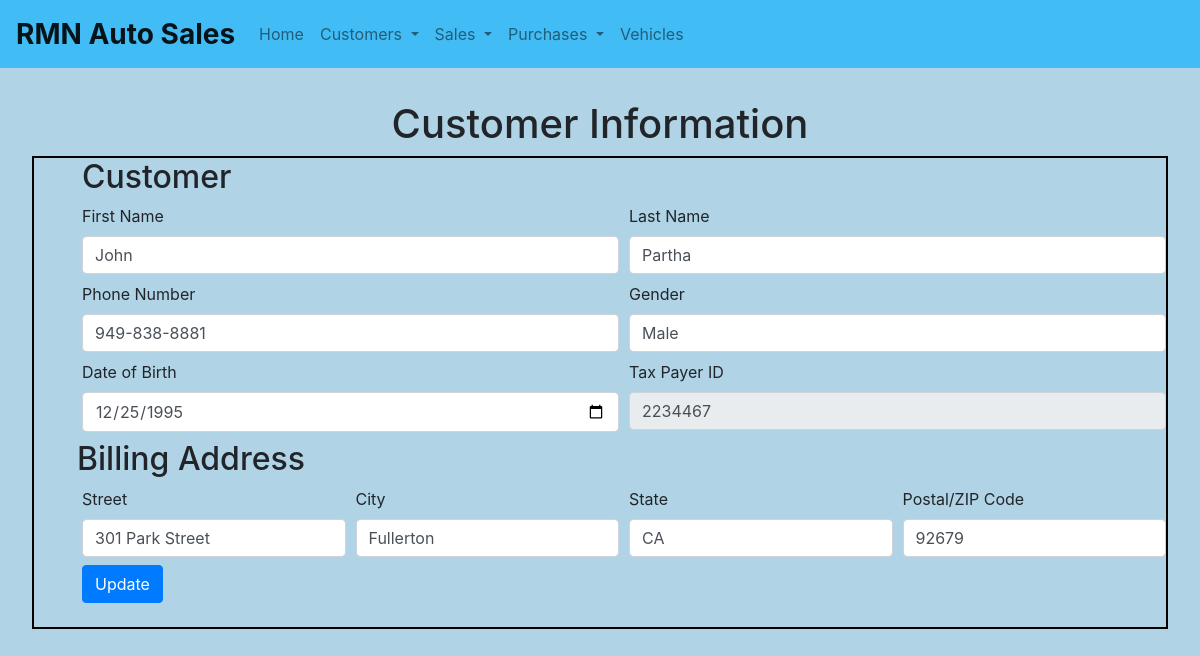
/view_customer.php?taxid=2234467, run on the app's committed database.
### tables this page shows
CREATE TABLE `Customer` (
  `tax_id` INT PRIMARY KEY NOT NULL,
  `first_name` VARCHAR(255) NOT NULL,
  `last_name` VARCHAR(255) NOT NULL,
  `phone_number` VARCHAR(255) NOT NULL,
  `gender` VARCHAR(255) NOT NULL,
  `dob` DATETIME NOT NULL
);

CREATE TABLE `Customer_Location` (
  `tax_id` INT NOT NULL,
  `location_id` INT NOT NULL
);

CREATE TABLE `Location` (
  `location_id` INT PRIMARY KEY AUTO_INCREMENT,
  `address` VARCHAR(255) NOT NULL,
  `city` VARCHAR(255) NOT NULL,
  `state` VARCHAR(2) NOT NULL,
  `ZIP` VARCHAR(10) NOT NULL
);

### view_customer.php (the view, shortened to what this page needs)
<?php
    require_once 'header.php';
    $method = $_SERVER['REQUEST_METHOD'];
    if ($method == "GET")
    {
        $tax_id = $_GET['taxid'];
        $statement = $db->prepare("SELECT * FROM Customer WHERE Customer.tax_id = ?");
        $statement->bindParam(1, $tax_id, PDO::PARAM_INT);
        $result_set = $statement->execute();
        $customer = $statement->fetchAll(PDO::FETCH_ASSOC);
        $customer = $customer[0];
        $customer['dob'] = date('Y-m-d', strtotime($customer['dob']));
?>
<h1>Customer Information</h1>
<form action='view_customer.php' method='post' style="padding-left: 3em;">
    <div class="form-row">
        <div class="col">
            <h2>Customer</h2>
        </div>
    </div>
    <div class='form-row'>
        <div class='col'>
            <label for="firstName">First Name</label>
            <input type="text" class="form-control" name="firstName" id="firstName" value="<?php echo $customer['first_name']; ?>" required>
        </div>
        <div class='col'>
            <label for="lastName">Last Name</label>
            <input type="text" class="form-control" name="lastName" id="lastName" value="<?php echo $customer['last_name']; ?>" required>
        </div>
    </div>
    <div class='form-row'>
        <div class='col'>
            <label for="phoneNumber">Phone Number</label>
            <input type="tel" class="form-control" name="phoneNumber" id="phoneNumber" value="<?php echo $customer['phone_number']; ?>" required>
        </div>
        <div class='col'>
            <label for="gender">Gender</label>
            <input type="tel" class="form-control" name="gender" id="gender" value="<?php echo $customer['gender']; ?>" required>
        </div>
    </div>
    <div class='form-row'>
        <div class='col'>
            <label for="dateOfBirth">Date of Birth</label>
            <input type="date" class="form-control" name="dateOfBirth" id="dateOfBirth" value="<?php echo $customer['dob']; ?>" required>
        </div>
        <div class='col'>
            <label for="taxPayerID">Tax Payer ID</label>
            <input type="text" class="form-control" name="taxPayerID" id="taxPayerID" value="<?php echo $customer['tax_id']; ?>" readonly>
        </div>
    </div>
    <div class="form-row">
        <h2>Billing Address</h2>
    </div>
    <?php
        $statement = $db->prepare("SELECT * FROM Customer_Location AS cl LEFT JOIN Location AS l ON cl.location_id = l.location_id WHERE cl.tax_id = ?;");
        $statement->bindParam(1, $tax_id, PDO::PARAM_INT);
        $result_set = $statement->execute();
        $results = $statement->fetchAll(PDO::FETCH_ASSOC);
        $location = $results[0];
    ?>
    <div class="form-row">
        <div class="col">
            <label for="street">Street</label>
            <input type="text" class="form-control" name="street" id="street" value="<?php echo $location['address'] ?>" required>
        </div>
        <div class="col">
            <label for="city">City</label>
            <input type="text" class="form-control" name="city" id="city" value="<?php echo $location['city'] ?>" required>
        </div>
        <div class="col">
            <label for="state">State</label>
            <input type="text" class="form-control" name="state" id="state" value="<?php echo $location['state'] ?>" required>
        </div>
        <div class="col">
            <label for="zip">Postal/ZIP Code</label>
            <input type="text" class="form-control" name="zip" id="zip" value="<?php echo $location['ZIP'] ?>" required>
        </div>
    </div>
    <div class="form-row">
        <div class="col">
            <button type="submit" class="btn btn-primary">Update</button>
        </div>
    </div>
</form>
<?php
    }
    require_once 'footer.php';
?>

### style.css (style rules this page uses)
body { background-color: #b0d3e6; padding: 0 15% ; }
form label { display: block; }
form input { margin-bottom: 8px; }
form { border: 2px solid black; padding-bottom: 8px; }
form button { margin-bottom: 1em; }
h1 { text-align: center; }

### data on the page
customer: firstName "John", lastName "Partha", phoneNumber "949-838-8881", gender "Male", taxPayerID "2234467"
customer_location: street "301 Park Street", city "Fullerton", state "CA", zip "92679"
